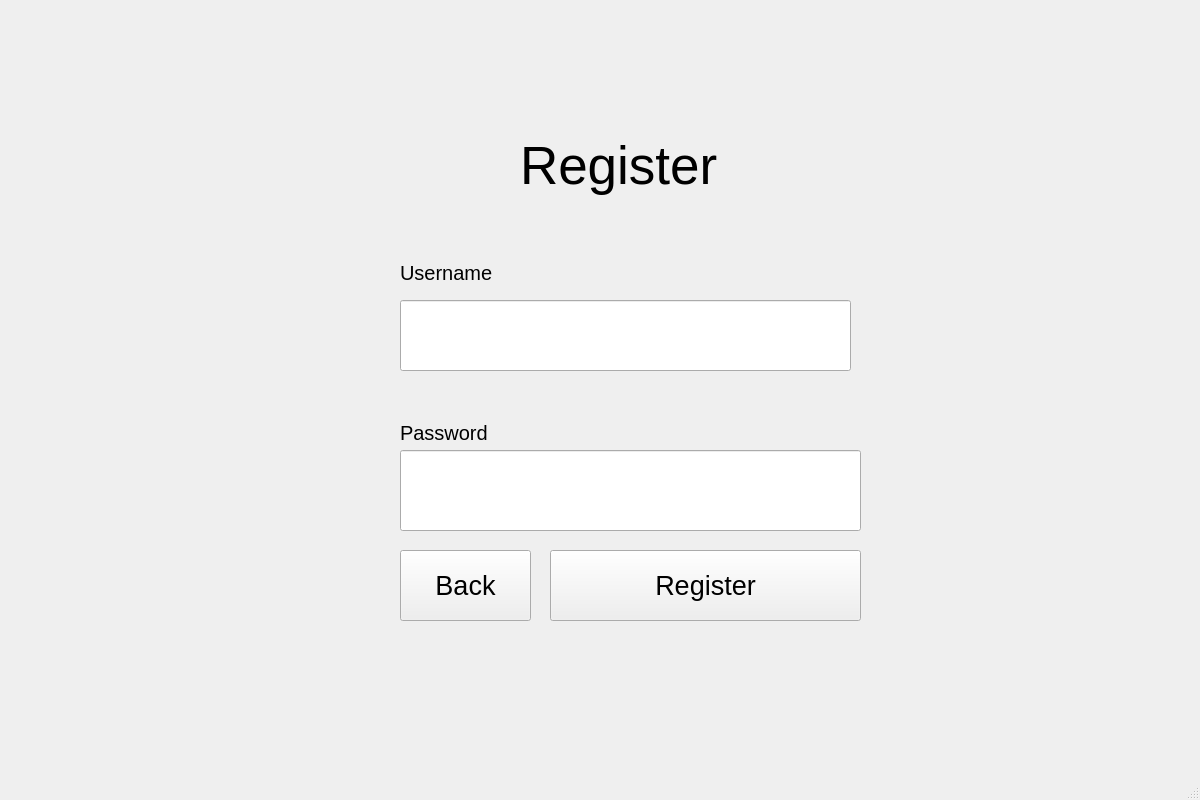
<?xml version="1.0" encoding="UTF-8"?>
<ui version="4.0">
 <class>Register</class>
 <widget class="QMainWindow" name="Register">
  <property name="geometry">
   <rect>
    <x>0</x>
    <y>0</y>
    <width>1200</width>
    <height>800</height>
   </rect>
  </property>
  <property name="minimumSize">
   <size>
    <width>1200</width>
    <height>800</height>
   </size>
  </property>
  <property name="maximumSize">
   <size>
    <width>1200</width>
    <height>800</height>
   </size>
  </property>
  <property name="windowTitle">
   <string>Register</string>
  </property>
  <widget class="QWidget" name="centralwidget">
   <widget class="QLabel" name="label_top">
    <property name="geometry">
     <rect>
      <x>520</x>
      <y>120</y>
      <width>241</width>
      <height>91</height>
     </rect>
    </property>
    <property name="font">
     <font>
      <pointsize>40</pointsize>
     </font>
    </property>
    <property name="text">
     <string>Register</string>
    </property>
   </widget>
   <widget class="QLineEdit" name="registerLineEdit_username">
    <property name="geometry">
     <rect>
      <x>400</x>
      <y>300</y>
      <width>451</width>
      <height>71</height>
     </rect>
    </property>
   </widget>
   <widget class="QLineEdit" name="registerLineEdit_password">
    <property name="geometry">
     <rect>
      <x>400</x>
      <y>450</y>
      <width>461</width>
      <height>81</height>
     </rect>
    </property>
   </widget>
   <widget class="QLabel" name="label_username">
    <property name="geometry">
     <rect>
      <x>400</x>
      <y>252</y>
      <width>161</width>
      <height>41</height>
     </rect>
    </property>
    <property name="font">
     <font>
      <pointsize>15</pointsize>
     </font>
    </property>
    <property name="text">
     <string>Username</string>
    </property>
   </widget>
   <widget class="QLabel" name="label_password">
    <property name="geometry">
     <rect>
      <x>400</x>
      <y>412</y>
      <width>141</width>
      <height>41</height>
     </rect>
    </property>
    <property name="font">
     <font>
      <pointsize>15</pointsize>
     </font>
    </property>
    <property name="text">
     <string>Password</string>
    </property>
   </widget>
   <widget class="QPushButton" name="RegisterPushButton_register">
    <property name="geometry">
     <rect>
      <x>550</x>
      <y>550</y>
      <width>311</width>
      <height>71</height>
     </rect>
    </property>
    <property name="font">
     <font>
      <pointsize>20</pointsize>
     </font>
    </property>
    <property name="text">
     <string>Register</string>
    </property>
   </widget>
   <widget class="QPushButton" name="RegisterPushButton_back">
    <property name="geometry">
     <rect>
      <x>400</x>
      <y>550</y>
      <width>131</width>
      <height>71</height>
     </rect>
    </property>
    <property name="font">
     <font>
      <pointsize>20</pointsize>
     </font>
    </property>
    <property name="text">
     <string>Back</string>
    </property>
   </widget>
   <widget class="QLabel" name="register_output_label">
    <property name="geometry">
     <rect>
      <x>406</x>
      <y>640</y>
      <width>451</width>
      <height>20</height>
     </rect>
    </property>
    <property name="text">
     <string/>
    </property>
    <property name="alignment">
     <set>Qt::AlignCenter</set>
    </property>
   </widget>
  </widget>
  <widget class="QMenuBar" name="menubar">
   <property name="geometry">
    <rect>
     <x>0</x>
     <y>0</y>
     <width>1200</width>
     <height>21</height>
    </rect>
   </property>
  </widget>
  <widget class="QStatusBar" name="statusbar"/>
 </widget>
 <resources/>
 <connections/>
</ui>
